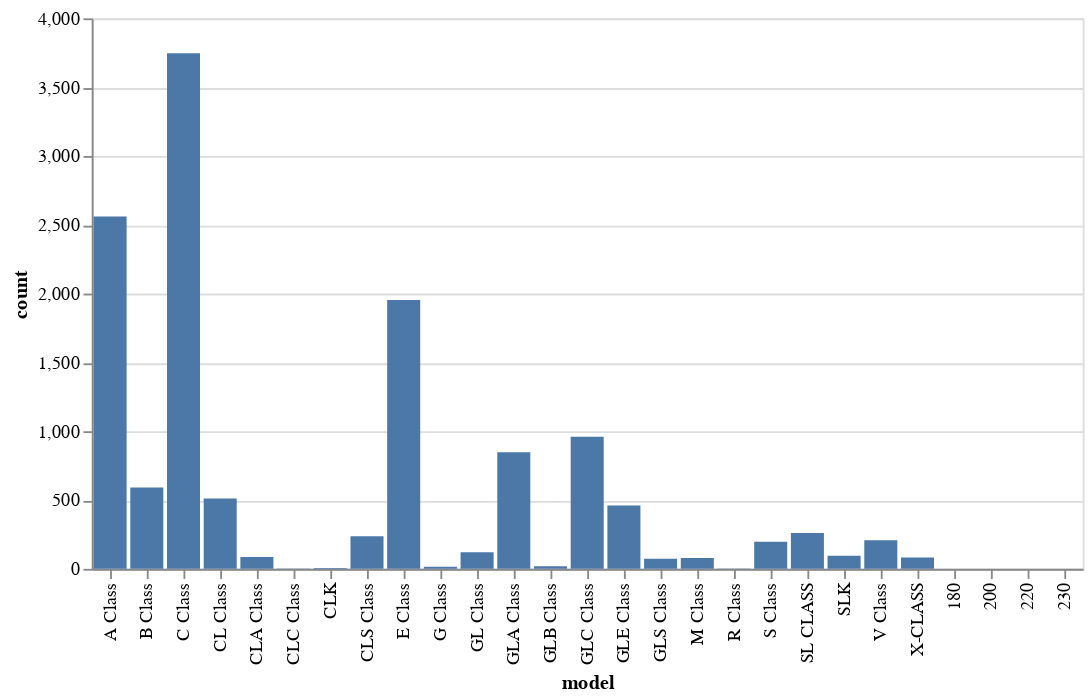

Notebook source saved alongside this figure:
### Code cell
import altair as alt
alt.Chart(car_count).mark_bar().encode(
    x='model',
    y='count'
)

### Figure 1 — Vega-Lite specification as saved in the notebook (floating-point values rounded to 4 significant figures)
{"config": {"view": {"continuousWidth": 400, "continuousHeight": 300}}, "data": {"name": "data-ee542f30748444d896e5ecd6f6396a13"}, "mark": "bar", "encoding": {"x": {"field": "model", "type": "nominal"}, "y": {"field": "count", "type": "quantitative"}}, "$schema": "https://vega.github.io/schema/vega-lite/v4.17.0.json", "datasets": {"data-ee542f30748444d896e5ecd6f6396a13": [{"model": " C Class", "count": 3747}, {"model": " A Class", "count": 2561}, {"model": " E Class", "count": 1953}, {"model": " GLC Class", "count": 960}, {"model": " GLA Class", "count": 847}, {"model": " B Class", "count": 591}, {"model": " CL Class", "count": 511}, {"model": " GLE Class", "count": 461}, {"model": " SL CLASS", "count": 260}, {"model": " CLS Class", "count": 237}, {"model": " V Class", "count": 207}, {"model": " S Class", "count": 197}, {"model": " GL Class", "count": 121}, {"model": " SLK", "count": 95}, {"model": " CLA Class", "count": 86}, {"model": " X-CLASS", "count": 82}, {"model": " M Class", "count": 79}, {"model": " GLS Class", "count": 74}, {"model": " GLB Class", "count": 19}, {"model": " G Class", "count": 15}, {"model": " CLK", "count": 7}, {"model": " CLC Class", "count": 3}, {"model": " R Class", "count": 2}, {"model": "180", "count": 1}, {"model": "230", "count": 1}, {"model": "220", "count": 1}, {"model": "200", "count": 1}]}}
